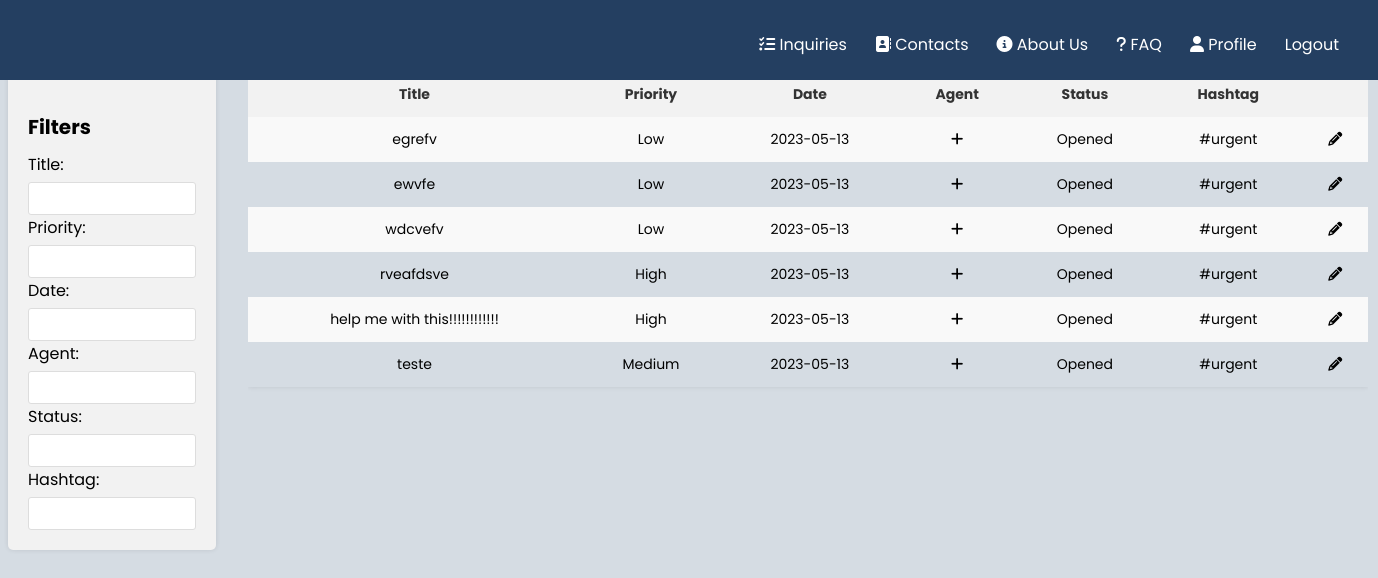
The app's page /pages/tickets_all.php?department=Finance (signed in) with its own data.
### tables this page shows
CREATE TABLE tickets(

    idTicket integer primary key AUTOINCREMENT,
    title text NOT NULL,
    description text,
    status text references Status(title),
    idAgent text references Agents(idAgent),
    idClient text references Clients(idClient),
    department text references department(title),
    priority text,
    hashtag text,
    date datetime
);

### pages/tickets_all.php (called while the page is built, shortened)
<?php
    require_once(__DIR__ . '/../database/connection.db.php');
    include '../database/ticket.class.php';
    include '../database/user.class.php';
    include '../utils/session.php';
    include '../templates/tickets.tpl.php';
    include '../templates/tickets_all.tpl.php';
    $session = new Session();
    $db = getDatabaseConnection();
    $user = User::getUserWithId($db, $session->getID());
    $tickets = $user->getAllTicketsWithDepartment($db, $_GET['department']);
    drawTicketsAll($tickets);
?>

### database/ticket.class.php (called while the page is built, shortened)
<?php
     class Ticket{
        public string $title;
        public string $priority;
        public function __construct(int $idTicket, string $title, string $status,
          string $description, string $department, string $priority, string $date){
            $this->title = $title;
            $this->status = $status;
            $this->priority = $priority;
            $this->date = $date;
        }
        public function getTitle(){
            return $this->title;
        }
        public function getPriority(){
            return $this->priority;
        }
     }
?>

### database/user.class.php (called while the page is built, shortened)
<?php
     class User{
        static function getUserWithID(PDO $db, int $id) : ?User {
            $stmt = $db->prepare('
                SELECT u.idUser, u.email, u.name, u.username
                FROM users u JOIN admins a ON u.idUser = a.idAdmin
                WHERE u.idUser = ?');
            $stmt->execute(array($id));
            $row = $stmt->fetch(PDO::FETCH_ASSOC);
            $stmt = $db->prepare('
                SELECT u.idUser, u.email, u.name, u.username
                FROM users u JOIN agents a ON u.idUser = a.idAgent
                WHERE u.idUser = ?');
            $stmt->execute(array($id));;
            $row = $stmt->fetch(PDO::FETCH_ASSOC);
            if ($row !== false) {
                return new Agent($row['idUser'], $row['email'], $row['name'], $row['username']);
            }
            return null;
            }
     }
    class Agent extends Client{
        function getAllTicketsWithDepartment($db, $department){
            $stmt = $db->prepare('SELECT idTicket, date, status, title, description, department, priority FROM tickets WHERE department = ?');
            $stmt->execute([$department]);
            $ticketRows = $stmt->fetchAll(PDO::FETCH_ASSOC);
            $tickets = [];
            foreach ($ticketRows as $row) {
                $ticket = new Ticket(
                    $row['idTicket'],
                    $row['title'],
                    $row['status'],
                    $row['description'],
                    $row['department'],
                    $row['priority'],
                    $row['date']
                );
                array_push($tickets, $ticket);
            }
            return $tickets;
        }
    }
?>

### utils/session.php (called while the page is built, shortened)
<?php
class Session{
      public function getID() : ?int {
        return isset($_SESSION['id']) ? $_SESSION['id'] : null;
      }
}
?>

### templates/tickets_all.tpl.php (the view, shortened to what this page needs)
<?php function drawTicketsAll($tickets) { ?>
    <main class="tab">
                <section class="sidebar">
                    <h3>Filters</h3>
                    <label for="titleFilter">Title:</label>
                    <input type="text" id="titleFilter">
                    <br>
                    <label for="priorityFilter">Priority:</label>
                    <input type="text" id="priorityFilter">
                    <br>
                    <label for="dateFilter">Date:</label>
                    <input type="text" id="dateFilter">
                    <br>
                    <label for="agentFilter">Agent:</label>
                    <input type="text" id="agentFilter">
                    <br>
                    <label for="statusFilter">Status:</label>
                    <input type="text" id="statusFilter">
                    <br>
                    <label for="hashtagFilter">Hashtag:</label>
                    <input type="text" id="hashtagFilter">
                </section>
            <section class="table-container">
                <table id="filter">
                    <tr>
                        <th>Title</th>
                        <th>Priority</th>
                        <th>Date</th>
                        <th>Agent</th>
                        <th>Status</th>
                        <th>Hashtag</th>
                        <th></th>
                    </tr>
                    <?php
                        foreach($tickets as $ticket)
                            drawTicketAll($ticket);
                    ?>
                </table>
            </section>
        </main>
    </body>
</html>
<?php } ?>
<?php function drawTicketAll($ticket) { ?>
    <tr>
        <td><?php echo $ticket->getTitle() ?></td>
        <td><?php echo $ticket->getPriority() ?></td>
        <td><?php echo $ticket->date ?></td>
        <td>
            <?php
                if ($ticket->status == "Opened"){
                    echo "<i class=\"fa-solid fa-plus\"></i>";
                }
                else{
                    echo $ticket->status;
                }
            ?>
        </td>
        <td><?php echo $ticket->status ?></td>
        <td>#urgent</td>
        <td><i class="fa-solid fa-pencil"></i></td>
    </tr>
<?php } ?>

### css/tickets_style.css (style rules this page uses)
body { font-family: 'Poppins'; background-color: #D5DCE3; }

### css/tickets_all.css (style rules this page uses)
body { font-family: 'Poppins'; background-color: #D5DCE3 }
.table-container { overflow-x: auto; }
table { width: 100%; white-space: nowrap; }
.sidebar { background-color: #f2f2f2; padding: 20px; border-radius: 5px; box-shadow: 0 0 5px rgba(0, 0, 0, 0.1); margin-bottom: 20px; }
.sidebar h3 { font-size: 20px; margin-bottom: 10px; }
.sidebar label { display: block; margin-bottom: 5px; }
.sidebar input[type="text"] { width: 100%; padding: 8px; border: 1px solid #ddd; border-radius: 3px; box-sizing: border-box; }
table { border-collapse: collapse; box-shadow: 0 0 5px rgba(0, 0, 0, 0.1); font-size: 14px; }
table th, table td { padding: 12px; text-align: center; }
table th { background-color: #f2f2f2; font-weight: bold; color: #333; }
table tr:nth-child(even) { background-color: #f9f9f9; }
.tab { display: grid; grid-template-columns: 13em 70em; column-gap: 2em; }

### records on screen
tickets: title "egrefv", priority "Low", date "2023-05-13", status "Opened"
tickets: title "ewvfe", priority "Low", date "2023-05-13", status "Opened"
tickets: title "wdcvefv", priority "Low", date "2023-05-13", status "Opened"
tickets: title "rveafdsve", priority "High", date "2023-05-13", status "Opened"
tickets: title "help me with this!!!!!!!!!!!!", priority "High", date "2023-05-13", status "Opened"
tickets: title "teste", priority "Medium", date "2023-05-13", status "Opened"
